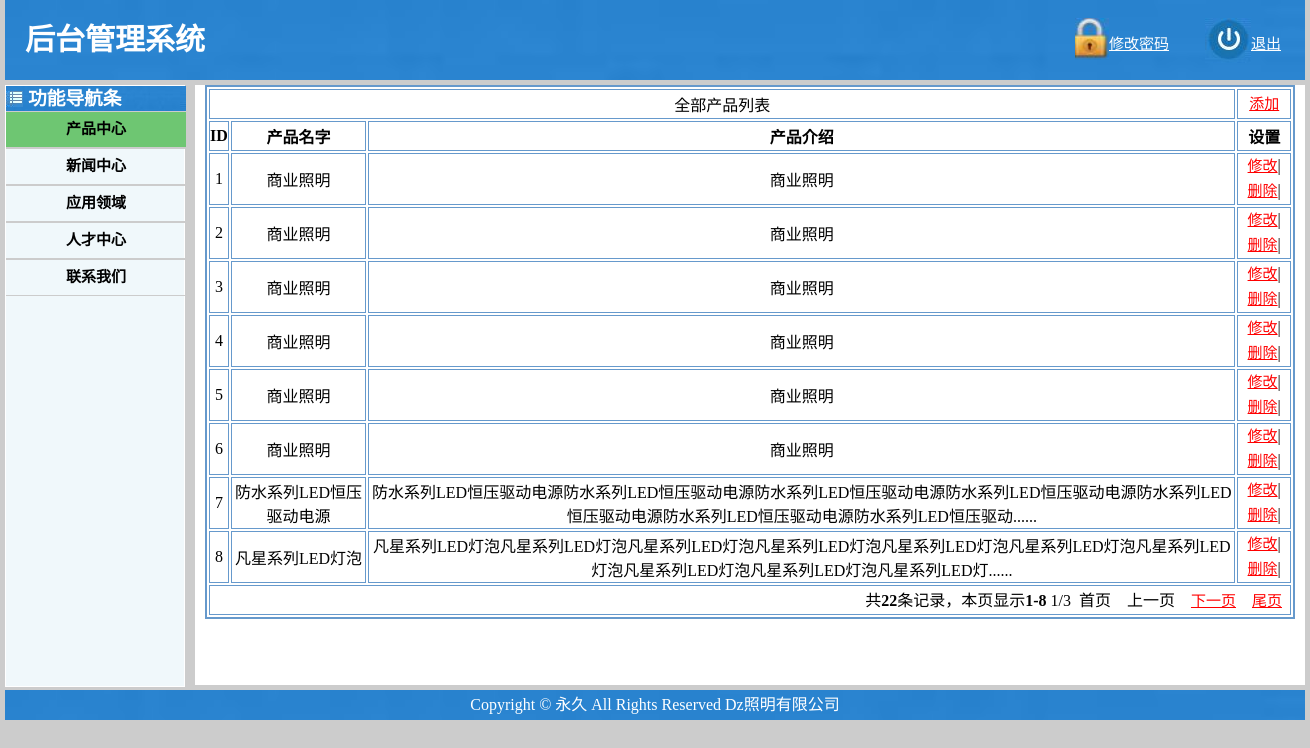
Screenshot of /admin/index_admin.php?y=1 with the database file from the repository.
### tables this page shows
CREATE TABLE IF NOT EXISTS `zx` (
  `id` int(100) NOT NULL,
  `name` varchar(100) NOT NULL,
  `img` varchar(100) NOT NULL,
  `new` varchar(5000) NOT NULL
);

### admin/index_admin_1.php (the view, shortened to what this page needs)
<!doctype html>
<html>
<head>
</head>
<body>
<?php
$sql="select * from zx order by id desc ";
$result=mysql_query($sql);
$cols=mysql_num_fields($result);
$total=mysql_num_rows($result);
$num=8;
$cpage=isset($_GET["page"])?$_GET["page"]:1;
$pagenum=ceil($total/$num);
$offset=($cpage-1)*$num;
$sql="select * from zx limit {$offset},{$num}";
$result=mysql_query($sql);
$start=$offset+1;
$end=($cpage==$pagenum)?$total : ($cpage*$num);
$next=($cpage==$pagenum)? 0:($cpage+1);
$prev=($cpage==1)? 0:($cpage-1);
echo '<table align="center" width="1090px" border="2px" bordercolor="#6699CC" >';
    echo'<tr>';
		 echo'<td colspan="3">全部产品列表</td>';
		 echo'<td ><a href="index_admin_1_add.php?id=<?php echo $row[0];?>" target="_blank">添加</a></td>';
         echo'</tr>';
         echo'<tr style="font-weight:bold;">';
		 echo'<td>ID</td>';
		 echo'<td>产品名字</td>';
		 echo'<td>产品介绍</td>';
		 echo'<td>设置</td>';
		 echo'</tr>';
		 echo'<tr>';
$x=1;while($row=mysql_fetch_array($result)){ ?>
      <td><?php echo $row['id']; ?></td>
      <td><?php echo $row['name']; ?></td>
      <td><?php
     if(strlen($row['new'])>90){
	 echo mb_substr($row['new'],0,89,"utf8")."......";
 }else{
	   echo $row['new'];
    }
?></td>
	 <td><a href="index_admin_1_edit.php?id=<?php echo $row[0];?>" target="_blank">修改</a>|
	      <a href="index_admin_1_del.php?id=<?php echo $row[0];?>" target="_blank">删除</a>|
     </td>
<?php echo '</tr>';$x++;}
echo '<tr><td colspan="'.$cols.'" align="right">';
echo "共<b>$total</b>条记录，本页显示<b>{$start}-{$end}</b> {$cpage}/{$pagenum}";
	if($cpage==1)
		echo "  首页  ";
	else
		echo "  <a href='index_admin.php?y=1&page=1'>首页</a>  ";
	if($prev)
		echo "  <a href='index_admin.php?y=1&page={$prev}'>上一页</a>  ";
	else
		echo "  上一页  ";
	if($next)
		echo "  <a href='index_admin.php?y=1&page={$next}'>下一页</a>  ";
	else
		echo "  下一页  ";
	if($cpage==$pagenum)
		echo "  尾页  ";
	else
		echo "  <a href='index_admin.php?y=1&page={$pagenum}'>尾页</a>  ";
echo '</td></tr>';
echo '</table>';
?>
</body>
</html>

### admin/index_admin.php (shortened to what this page needs)
<!doctype html>
<html>
<head>
<link type="text/css" rel="stylesheet" href="css/admin.css">
</head>
<body>
<div class="zong">
<div class="top">
<p>后台管理系统<p>
<div class="top_1"><img src="img/top_4.jpg"><a href="../index.php">退出</a></div>
<div class="top_2"><img src="img/top_3.jpg" width="34px" height="42px"><a href="index_admin_edit.php" target="_blank">修改密码</a></div>
</div>
<div class="zong_left_right">
<div class="left">
<div class="left_top">
<img src="img/left_1.jpg">
<h3>功能导航条</h3>
</div>
<h4 class="hdw"  id="d1">产品中心<samp class="acc"></samp></h4>
<h4 class="hdw" id="d2">新闻中心<samp class="acc"></samp></h4>
<h4 class="hdw" id="d3">应用领域<samp class="acc"></samp></h4>
<h4 class="hdw" id="d4">人才中心<samp class="acc"></samp></h4>
<h4 class="hdw" id="d5">联系我们<samp class="acc"></samp></h4>
</div>
 <div class="right">
   <?php
     switch(@$_GET['y']){
		        case "1":
		  include"index_admin_1.php";
		  break;
		  }
   ?>
  </div>
  </div>
<div class="wei">
<p>Copyright © 永久 All Rights Reserved Dz照明有限公司</p>
</div>
</div>
</body>
</html>

### admin/css/admin.css (style rules this page uses)
* { margin:0; padding:0; }
body { background:#CCC }
.zong { width:1300px;margin:auto; background:#FFF; }
.top { width:1300px; height:80px; background:url(../img/top_1.jpg); background-size:cover; position:relative; }
.top p { color:#FFF; font-size:30px; line-height:80px; float:left; margin-left:20px; font-weight:bold; }
.top .top_1 { width:100px; float:right; }
.top .top_1 img { padding-top:18px; }
.top .top_1 a { color:#FFF; margin-bottom:25px; position:absolute;top:32px; }
.top .top_2 { width:100px; float:right; margin-right:30px; }
.top .top_2 img { padding-top:18px; }
.top .top_2 a { color:#FFF; margin-bottom:25px; position:absolute;top:32px; }
.zong_left_right { width:1300px; height:610px; background:#CCC; }
.left { width:178px; height:600px; background:url(../img/left_4.jpg); background-size:cover; float:left; margin-top:5px; border:1px solid #FFF; }
.left .left_top { width:180px; height:25px; background:url(../img/top_1.jpg); background-size:cover; }
.left .left_top img { float:left; padding-top:5px; }
.left .left_top h3 { color:#FFF; float:left; line-height:25px; margin-left:5px; }
.left h4 { width:180px; height:35px; text-align:left; line-height:35px; border-bottom:1px #CCCCCC solid; border-top:1px #CCCCCC solid; text-align:center; cursor:pointer; font-size:15px; position:relative; }
.one { background:url(../img/left_2.jpg); background-size:cover; }
.right { width:1110px; height:600px; background:#FFF; float:left;margin-top:5px; margin-left:10px; }
.wei { width:1300px; height:30px; background:url(../img/top_1.jpg); background-size:cover; }
.wei p { text-align:center; line-height:30px; color:#FFF }
.acc { width:10px; height:10px; background:url(../img/up.gif); background-size:cover; position:absolute;top:15px; right:10px }

### admin/index_admin_1.php (style rules this page uses)
table { margin: auto; text-align: center; }
tr { height: 30px; }
a { color:#F00; font-size:15px; line-height:25px; }

### rows the page displays
zx: id "1", name "商业照明", new "商业照明"
zx: id "2", name "商业照明", new "商业照明"
zx: id "3", name "商业照明", new "商业照明"
zx: id "4", name "商业照明", new "商业照明"
zx: id "5", name "商业照明", new "商业照明"
zx: id "6", name "商业照明", new "商业照明"
zx: id "7", name "防水系列LED恒压驱动电源", new "防水系列LED恒压驱动电源防水系列LED恒压驱动电源防水系列LED恒压驱动电源防水系列LED恒压驱动电源防水系列LED恒压驱动电源防水系列LED恒压驱动电源防水系列LED恒压驱动"
zx: id "8", name "凡星系列LED灯泡", new "凡星系列LED灯泡凡星系列LED灯泡凡星系列LED灯泡凡星系列LED灯泡凡星系列LED灯泡凡星系列LED灯泡凡星系列LED灯泡凡星系列LED灯泡凡星系列LED灯泡凡星系列LED灯"

### other values shown
$total "22"
$start "1"
$end "8"
$cpage "1"
$pagenum "3"
